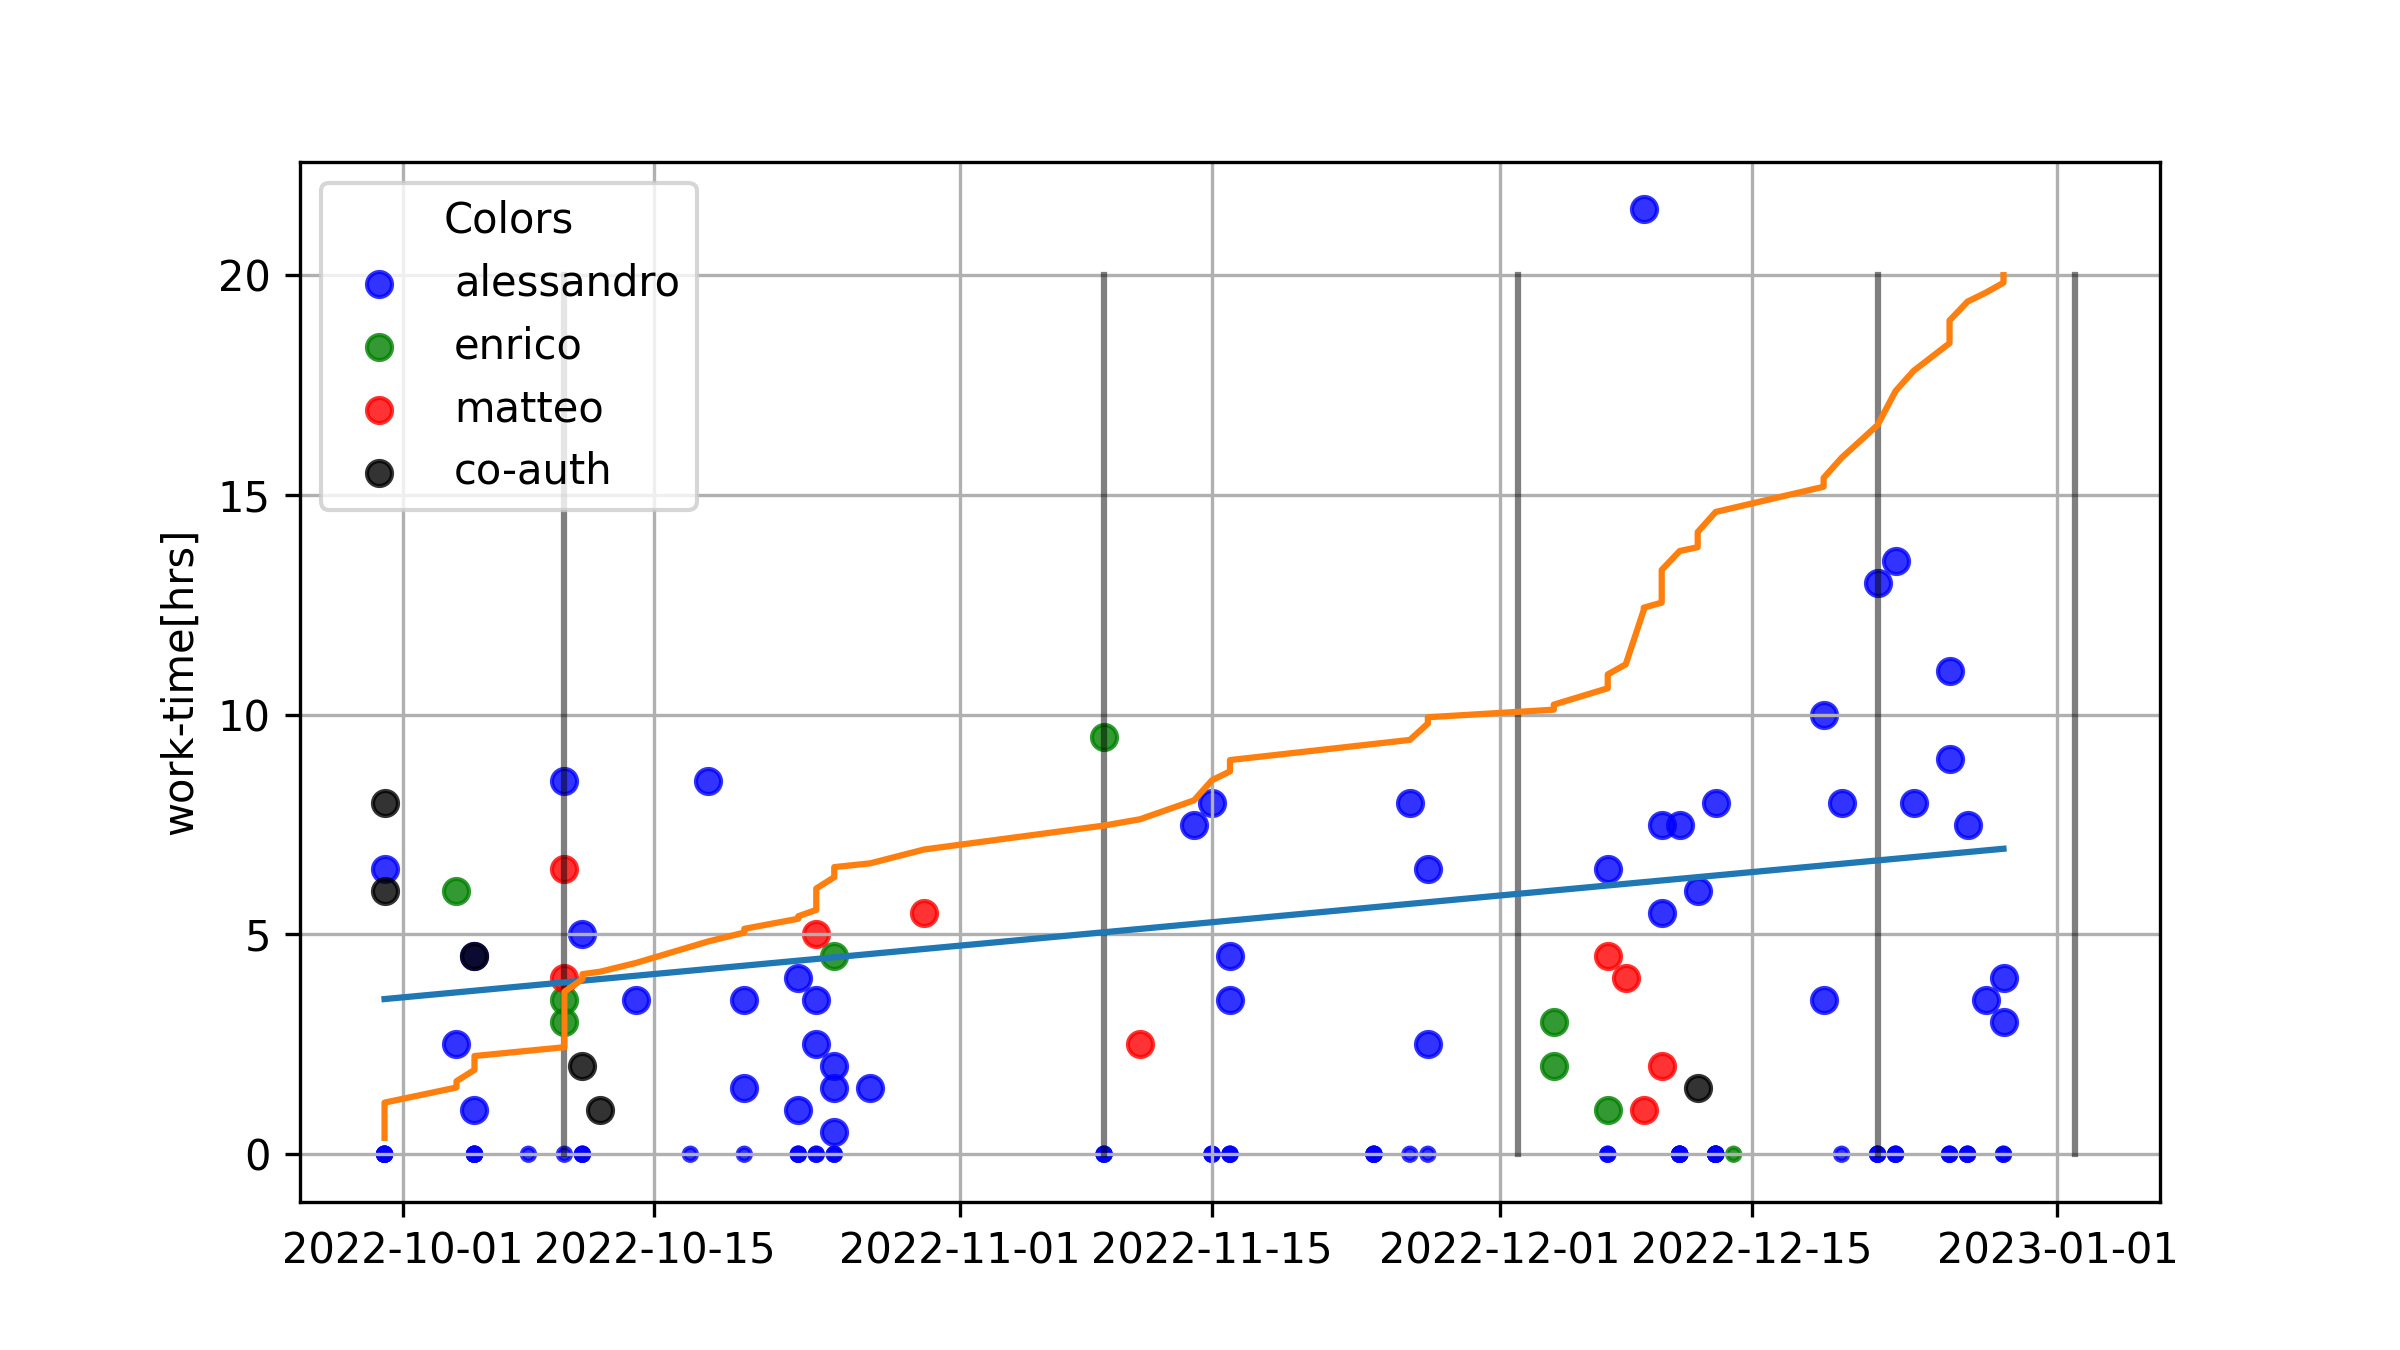

Write the Python code that produced this figure.
import json
import matplotlib.pyplot as plt
import dateparser
from scipy.stats import linregress
from matplotlib.pyplot import figure
import pandas as pd


def auth_col(authors):
  if (authors == ['a']):
    return 'b'
  elif (authors == ['e']):
    return 'g'
  elif (authors == ['m']):
    return 'r'
  else:# => co-authoring
    return 'k'

def col_auth(col):
  if(col == 'b'):
    return 'alessandro'
  elif(col == 'g'):
    return 'enrico'
  elif(col == 'r'):
    return 'matteo'
  elif(col == 'k'):
    return 'co-auth'

def linregr_fun(xp, yp):
    lr = linregress(xp, yp)
    print(lr.slope, lr.intercept)
    return lambda x: lr.slope*x+lr.intercept

stats = json.load(open('./stats.json', 'r'))

# PRINT GRAPH
sum = stats['commits']['sum']

xp0 = []
yp0 = []
cols0 = []

xp = []
yp = []
yp_sum = []
cols = []

xp_ts = []

for com in sorted(stats['commits']['list'], key=lambda e: e['authorDate']):
  com['authorDate'] = dateparser.parse(com['authorDate'])

  if(com['worktime'] > 0):
    xp.append(com['authorDate'].date())
    xp_ts.append(com['authorDate'].timestamp())

    yp.append(com['worktime'])
    cols.append(auth_col(com['authors']))
    yp_sum.append(yp_sum[-1]+com['worktime'] if len(yp_sum)!=0 else com['worktime'] )
  else:
    xp0.append(com['authorDate'].date())
    yp0.append(com['worktime'])
    cols0.append(auth_col(com['authors']))


  
fig, ax = plt.subplots()

fig.set_size_inches(16./2., 9./2.)

plt.ylabel('work-time[hrs]')

# plotting commits
for col in ['b', 'g', 'r', 'k']:
  ax.scatter(
    [xp[i] for i in range(len(xp)) if cols[i] == col],
    [yp[i] for i in range(len(yp)) if cols[i] == col],
    c=col, alpha=0.8, label=col_auth(col))

ax.legend(title="Colors")

# plotting lines
## D1
plt.plot([
  dateparser.parse('2022-10-10').date(),
  dateparser.parse('2022-10-10').date()], [0, 20], c='k', alpha=0.5)
## D2
plt.plot([
  dateparser.parse('2022-11-09').date(),
  dateparser.parse('2022-11-09').date()], [0, 20], c='k', alpha=0.5)
## D3
plt.plot([
  dateparser.parse('2022-12-02').date(),
  dateparser.parse('2022-12-02').date()], [0, 20], c='k', alpha=0.5)
## D4
plt.plot([
  dateparser.parse('2022-12-22').date(),
  dateparser.parse('2022-12-22').date()], [0, 20], c='k', alpha=0.5)
## SCADENZA FINALE
plt.plot([
  dateparser.parse('2023-01-02').date(),
  dateparser.parse('2023-01-02').date()], [0, 20], c='k', alpha=0.5)


# plotting commits with 0 worktime
plt.scatter(xp0, yp0, c=cols0, s=10, alpha=0.8)

# plotting linear regression
lr = linregr_fun(xp_ts, yp)
plt.plot([min(xp), max(xp)], [lr(min(xp_ts)), lr(max(xp_ts))])

# partial sums
plt.plot(xp, [y*20/sum for y in yp_sum])

plt.grid(visible=True)
plt.savefig('stats', dpi=300)